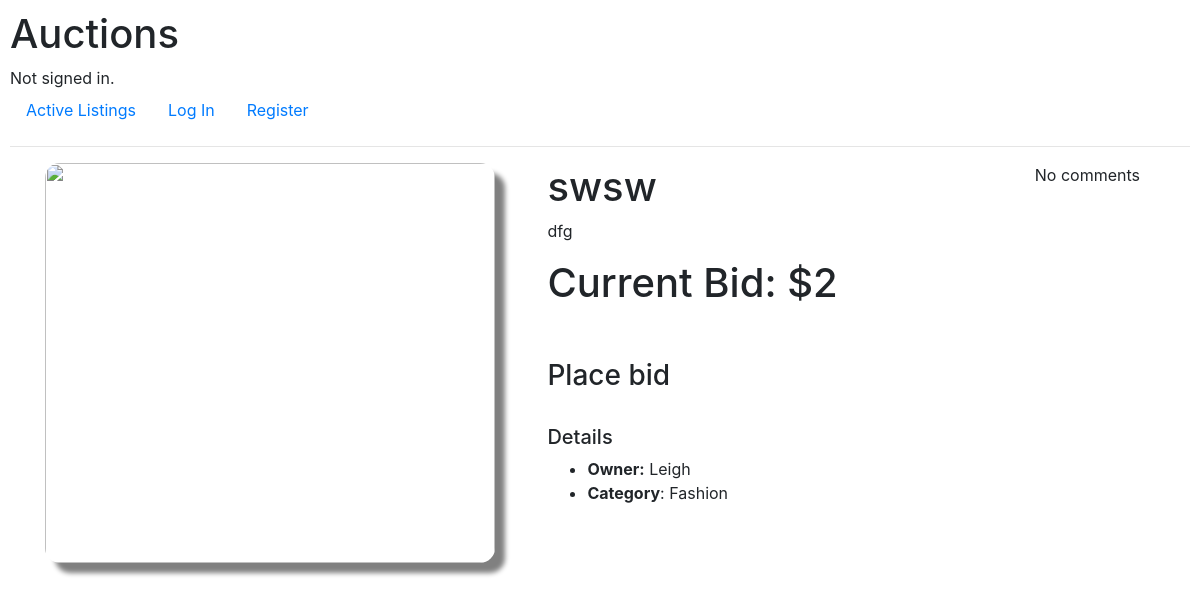
/listing/2, run on the app's committed database.
### auctions/models.py (models this page shows)
class Listing(models.Model):
    listing_id = models.AutoField(primary_key=True,)
    owner = models.CharField(max_length=64,)
    title = models.CharField(max_length=64)
    description = models.TextField(max_length=300, blank=True, null=True)
    price = models.IntegerField(null=True)
    category = models.CharField(max_length=64)
    link = models.CharField(max_length=64, default=None, blank=True, null=True)
    pic = models.URLField(max_length=200, default=None, blank=True, null=True)

### auctions/views.py (the view, shortened to what this page needs)
# urls.py: path("listing/<listing_id>", views.listing, name="listing"),
def listing(request, listing_id):
    comments = Comments.objects.filter(listing_id=listing_id)
    item = Listing.objects.get(pk = listing_id)
    aList = Watchlist.objects.filter(user=request.user.username)
    watchlistcount = len(aList)
    added = Watchlist.objects.filter(listingid=listing_id, user=request.user.username)
    product = Listing.objects.get(listing_id=listing_id)
    return render(request, "auctions/listing.html", {
        "item": item,
        "watchlistcount": watchlistcount,
        "added": added,
        "comments": comments,
    })

### auctions/templates/auctions/listing.html (shortened to what this page needs)
{% extends "auctions/layout.html" %}
{% block body %}
<div class="container">
   <div class="row">
        <div class ="col-sm">
            <img src="{{item.pic}}" alt="" height= "400px" width="450px" style=" box-shadow: 10px 10px 5px grey; border-radius: 15px;">
        </div>
        <div class="col-sm">
            <h1>{{item.title}}</h1>
            <p>{{item.description}}</p>
            <h1>Current Bid: ${{item.price}}</h1>
            <br>
            <div style="padding-top: 20px;"><h3>Place bid</h3>
            </div>
            <br>
            <h5>Details</h5>
            <ul>
                <li><b>Owner:</b> {{item.owner}}</li>
                <li><b>Category</b>: {{item.category}}</li>
            </ul>
            <br>
            </div>
            <br>
            <div style="padding-right: 30px;">
            {% if comments %}
            <h2>Comments</h2>
            <div class="container">
                {% for comment in comments %}
                <div class="" style="max-width: 500px; padding-left: 5px;">
                    <h5>{{comment.user}}</h5>
                    <p><small>{{comment.time}}</small></p>
                    <p>{{comment.comment}}</p>
                </div>
                {% endfor %}
            </div>
            {% else %}
                <p>No comments</p>
            {% endif %}
            </div>
        </div>
    </div>
{% endblock %}

### auctions/static/auctions/styles.css (style rules this page uses)
body { padding: 10px; }

### data on the page
Listing: title "swsw", description "dfg", price "2", owner "Leigh", category "Fashion"
